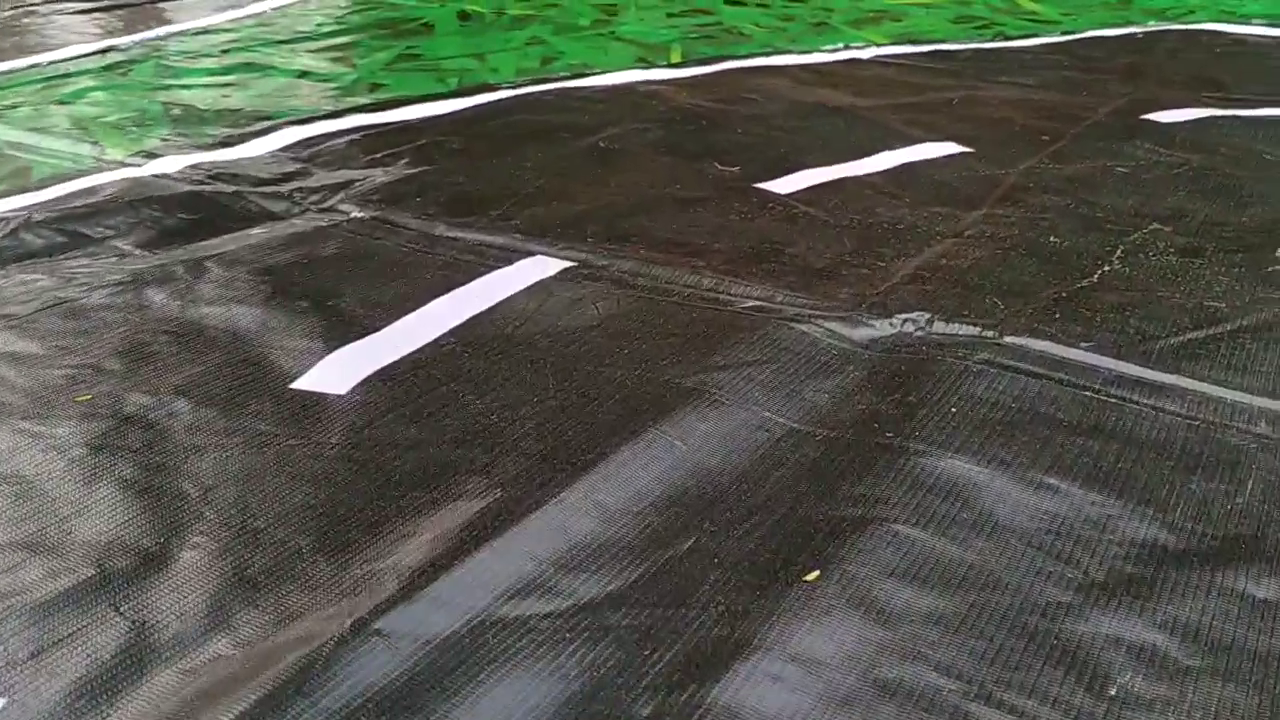
#> input picture pythonProject/frame_00440.png, 1280 x 720 px, given in place of 5314944507048.mp4, which was not available
$ python main.py
#> lines starting #> are read from the running program, lines starting #| are printed output that depends on the picture; after the words box and inside, x2 and y2 are one past the last pixel; in counts of white or black regions, pixels touching at a corner belong together; pictures that were not available may be replaced by others from this repository, and a replacement may not be noted
import numpy as np
import cv2
import os
import matplotlib.pyplot as plt
import math
from PIL import Image
def half_image(image):
  height, width = image.shape[:2]
  return height // 2 , width // 2

def max_line_right_left(image):
  line = cv2.HoughLinesP(edge,1,np.pi/180,50,maxLineGap=50)
  line_left , line_right = 0 , 0
  x , y = half_image(image)
  coordinate_left = []
  coordinate_right =  []
  if line is not None:
    for line in line:
      x1,y1,x2,y2 = line[0]
      length_line = math.sqrt(pow(x1-x2,2)+pow(y1-y2,2))
      if(x1 > x):
        if line_left < length_line:
          coordinate_left = line[0]
          line_left = length_line
      else:
         if line_right < length_line:
          coordinate_right = line[0]
          line_right = length_line

  return coordinate_right,coordinate_left

def length_x_y(coordinate):
    x1,y1,x2,y2 = coordinate
    length_line = math.sqrt(pow(x1-x2,2)+pow(y1-y2,2))
    return length_line

def pytago(x,y):
    pytago_line = math.sqrt(((x)**2+(y)**2))
    return pytago_line


def nearLine(image,coordinate):
    line = cv2.HoughLinesP(edge,1,np.pi/180,50,maxLineGap=50)
    nearLine,vector_tmp = [] , []
    norm_vector = length_x_y(coordinate)
    if line is not None:
      for line in line:
        x1,y1,x2,y2 = line[0]
        vector_tmp = coordinate[2],coordinate[3],x2,y2
        norm_tmp = length_x_y(vector_tmp)
        if(norm_tmp != 0):
          hypotenuse = pytago(x2-coordinate[0],y2-coordinate[1])
          cosin = (norm_tmp**2+norm_vector**2-hypotenuse**2)/(2*norm_tmp*norm_vector)
          angle_radian = np.arccos(cosin)

          angle_degree = np.degrees(angle_radian)

          if  175< angle_degree <= 180:
            nearLine.append(line[0])
            print(angle_degree,line[0])

    return nearLine

def angle(x1,y1,width):
  if (y1 < 0):
    y1 = -y1 + 720
  else:
    y1 = 720 - y1
  goc_radian = math.atan2((abs(width-x1)),y1)
  goc_do = math.degrees(goc_radian)
  return goc_do


video=cv2.VideoCapture("5314944507048.mp4")
count = 0
while True:
    ret, or_frame = video.read()
#> or_frame is the input picture: shape (720, 1280, 3); mean B, G, R 77.8, 88.4, 85.2
    count += 1
    if not ret:
        video=cv2.VideoCapture("5314944507048.mp4")
        continue
    print(count)
    half_bottom = or_frame[int(or_frame.shape[0]/2):, :]
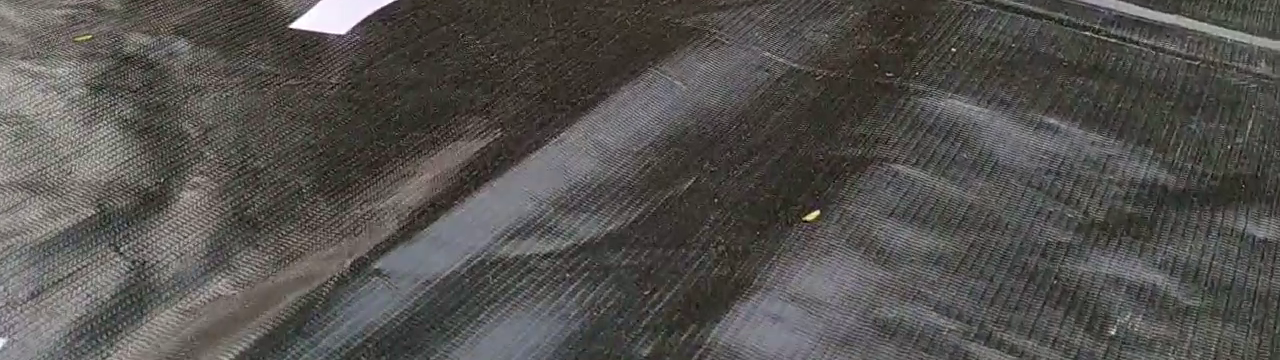
#> half_bottom: shape (360, 1280, 3); mean B, G, R 78.9, 81.7, 83.9

    gray = cv2.cvtColor(half_bottom,cv2.COLOR_BGR2GRAY)

    frame = cv2.GaussianBlur(gray,(5,5),0)

    _, thresholded = cv2.threshold(frame, 170, 250, 1)
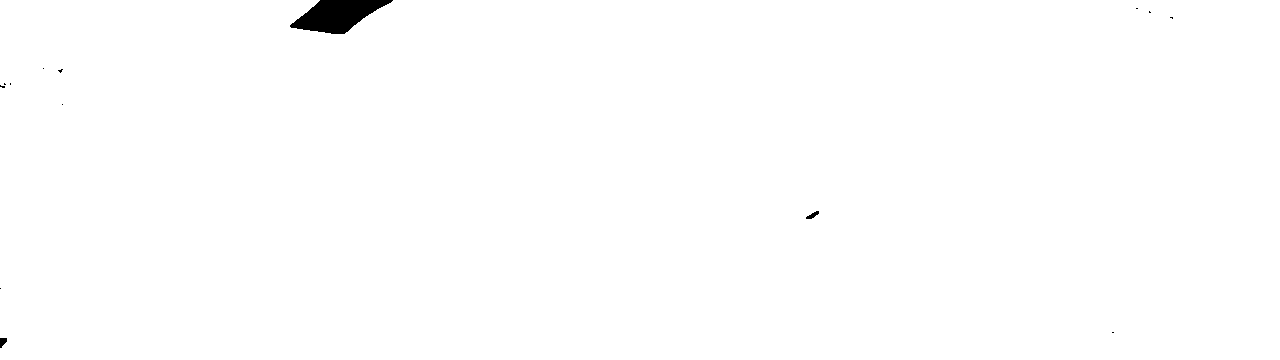
#> thresholded: shape (360, 1280); values 0 (black) and 250 (white), 99.5% white; 14 black regions (11 under 20 px), largest, box (x1, y1, x2, y2) and area: (290, 0, 393, 34) 2076, (806, 211, 819, 219) 51, (0, 338, 7, 348) 50

    kernel = np.ones((3, 3), np.uint8)
    dilated = cv2.dilate(thresholded, kernel, iterations=1)
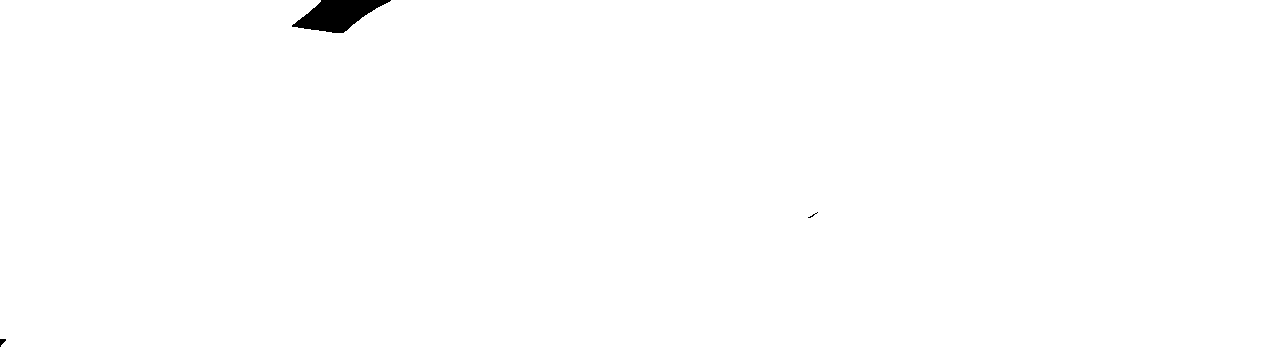
#> dilated: shape (360, 1280); values 0 (black) and 250 (white), 99.6% white; 3 black regions (1 under 20 px), largest, box (x1, y1, x2, y2) and area: (292, 0, 391, 33) 1877, (0, 339, 6, 347) 28
    erode = cv2.erode(dilated, kernel, iterations=1)
#> erode: shape (360, 1280); values 0 (black) and 250 (white), 99.5% white; 3 black regions, box (x1, y1, x2, y2) and area: (291, 0, 392, 34) 2073, (0, 338, 7, 348) 50, (807, 211, 819, 219) 49

    edge = cv2.Canny(erode, 100, 200)
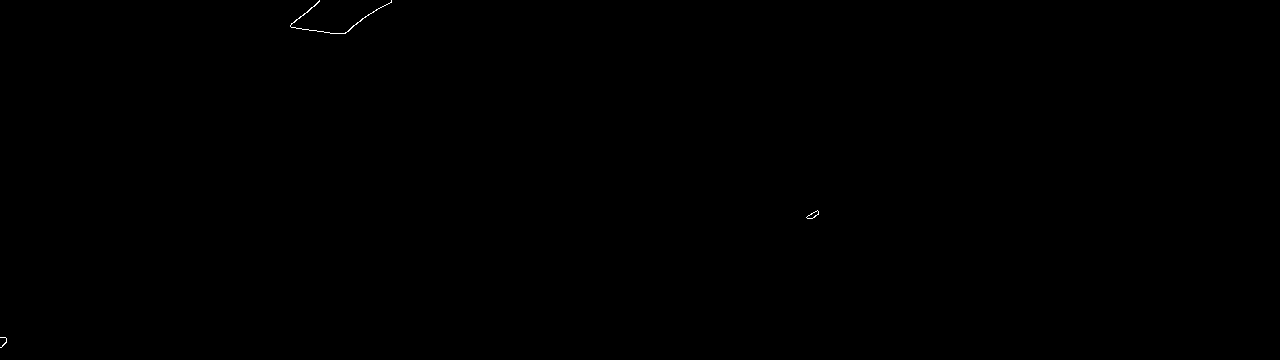
#> edge: shape (360, 1280); 0.05% white in thin lines or dots, all inside (x1, y1, x2, y2) = (0, 0, 819, 348)

    key = cv2.waitKey(25)
#> (key Esc is pressed here)

    black_image = np.zeros_like(or_frame)
    black_image_test = np.zeros_like(or_frame)
    line = cv2.HoughLinesP(edge, 1, np.pi / 180, 50, maxLineGap=50)
#> line = None
    if line is not None:
        for line in line:
            x1, y1, x2, y2 = line[0]
            cv2.line(black_image, (x1, y1), (x2, y2), (0, 255, 0), 5)
    coordinate_right, coordinate_left = max_line_right_left(black_image)
#> in max_line_right_left, `x , y = half_image(image)`: image: shape (720, 1280, 3); every value is 0
#> coordinate_right = []; coordinate_left = []

    x, y = half_image(black_image)
#> x = 360; y = 640
    print(coordinate_right, coordinate_left)

    if len(coordinate_right) != 0:
        x1, y1, x2, y2 = coordinate_right
        cv2.line(black_image_test, (x1, y1), (x2, y2), (0, 255, 0), 5)
    else:
        x1, y1, x2, y2 = 1280, 0, 1280, 720
        cv2.line(black_image_test, (x1, y1), (x2, y2), (0, 255, 0), 5)
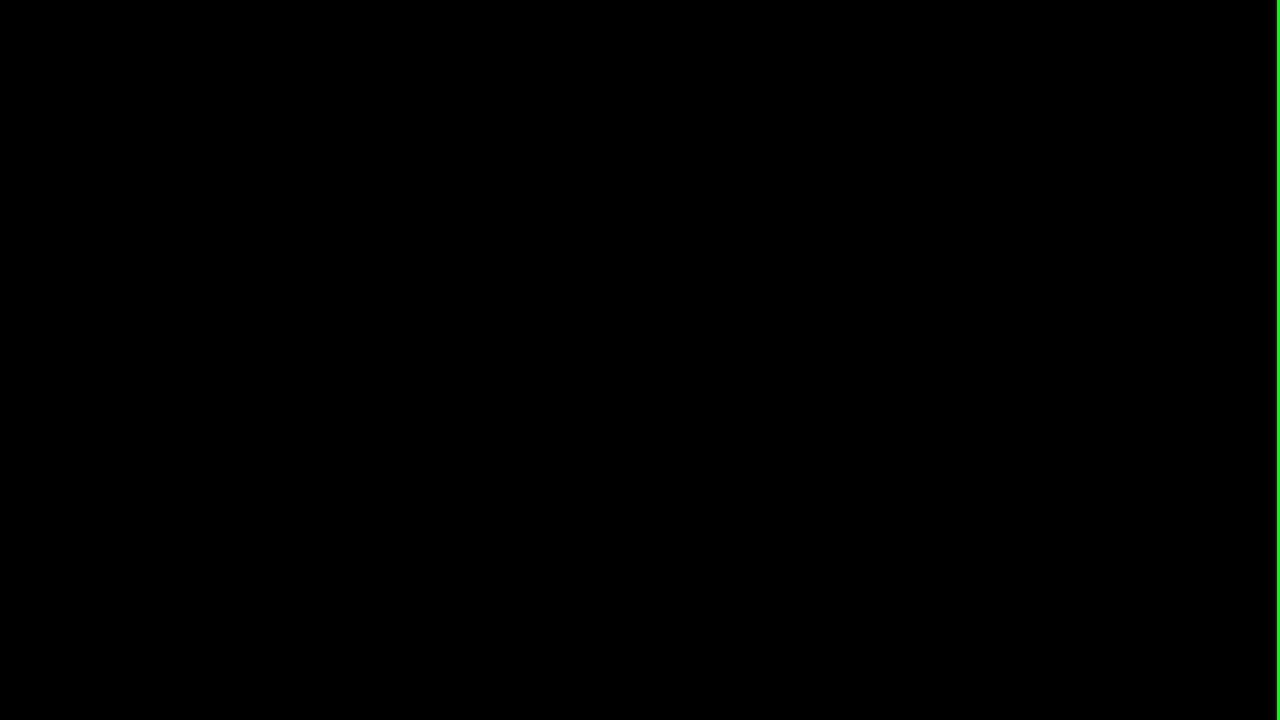
#> black_image_test: shape (720, 1280, 3); mean of channels 0, 1, 2 0, 0.6, 0; drawn as B, G, R

    if len(coordinate_left) != 0:
        x1, y1, x2, y2 = coordinate_left
        cv2.line(black_image_test, (x1, y1), (x2, y2), (0, 0, 255), 5)
    else:
        x1, y1, x2, y2 = 0, 0, 0, 720
        cv2.line(black_image_test, (x1, y1), (x2, y2), (0, 0, 255), 5)
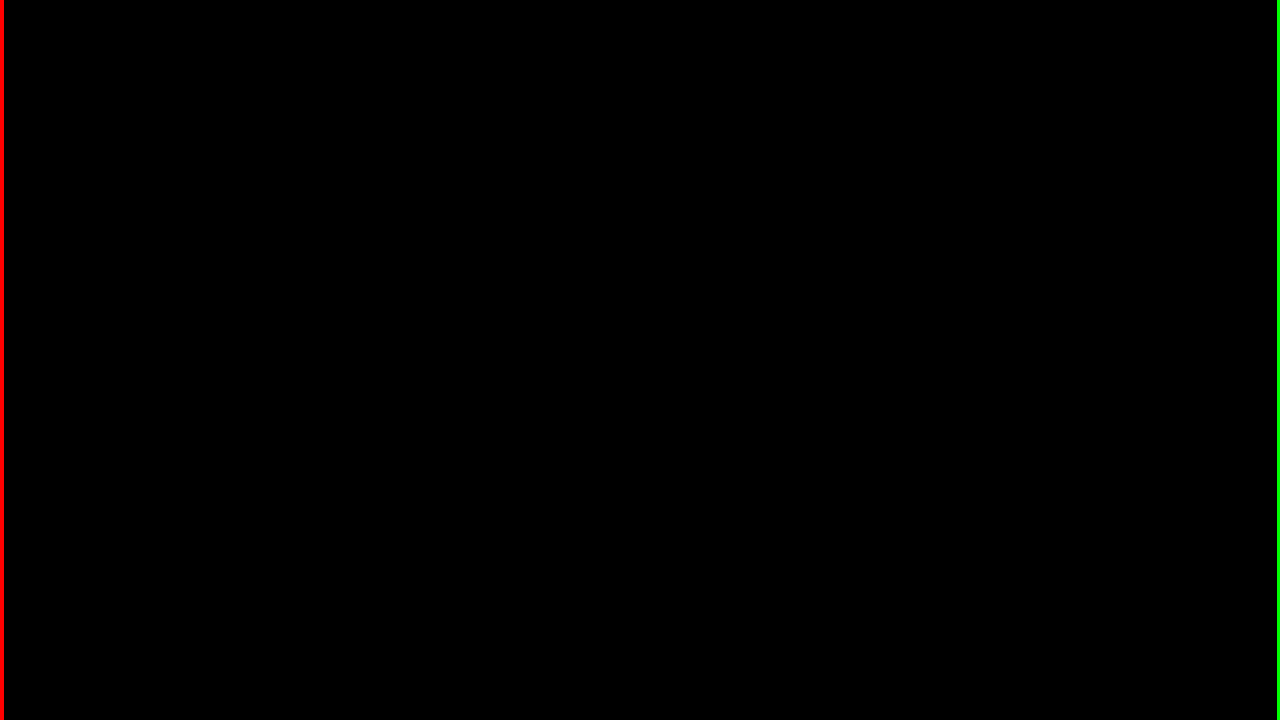
#> black_image_test: shape (720, 1280, 3); 0.31% of pixels changed, all inside (x1, y1, x2, y2) = (0, 0, 4, 720); drawn as B, G, R

    if len(coordinate_right) != 0 and len(coordinate_left) != 0:
        x1, y1, x2, y2 = coordinate_right
        x3, y3, x4, y4 = coordinate_left
    else:
        if len(coordinate_right) == 0 and len(coordinate_left) == 0:
            continue
        elif len(coordinate_right) == 0:
            x1, y1, x2, y2 = 1280, 0, 1280, 720
            x3, y3, x4, y4 = coordinate_left
        else:
            x3, y3, x4, y4 = 0, 0, 0, 720
            x1, y1, x2, y2 = coordinate_right

    # [13 lines of commented-out code are left out]

    A1, B1, C1 = (y2 - y1), (x1 - x2), (x1 * y2 - x2 * y1)
    A2, B2, C2 = (y4 - y3), (x3 - x4), (x3 * y4 - x4 * y3)

    det = A1 * B2 - A2 * B1
    if (det != 0):
        x_g = int((B2 * C1 - B1 * C2) / det)
        y_g = int((A1 * C2 - A2 * C1) / det)

    print(det, x_g, y_g)

    # cv2.line(black_image_test, (x2, y2), (x_g, y_g), (0, 0, 255), 5)
    # cv2.line(black_image_test, (x4, y4), (x_g, y_g), (0, 0, 255), 5)

    angle_result = angle(x_g, y_g, y)
    if angle_result >= 80:
        continue
    if (x_g < 640):
        print("RE TRAI: " + str(angle_result))
    else:
        print("RE PHAI: " + str(angle_result))

    cv2.imshow("Frame",frame)
    cv2.imshow("TEST",black_image_test  )
    if (key == 27):
        break
